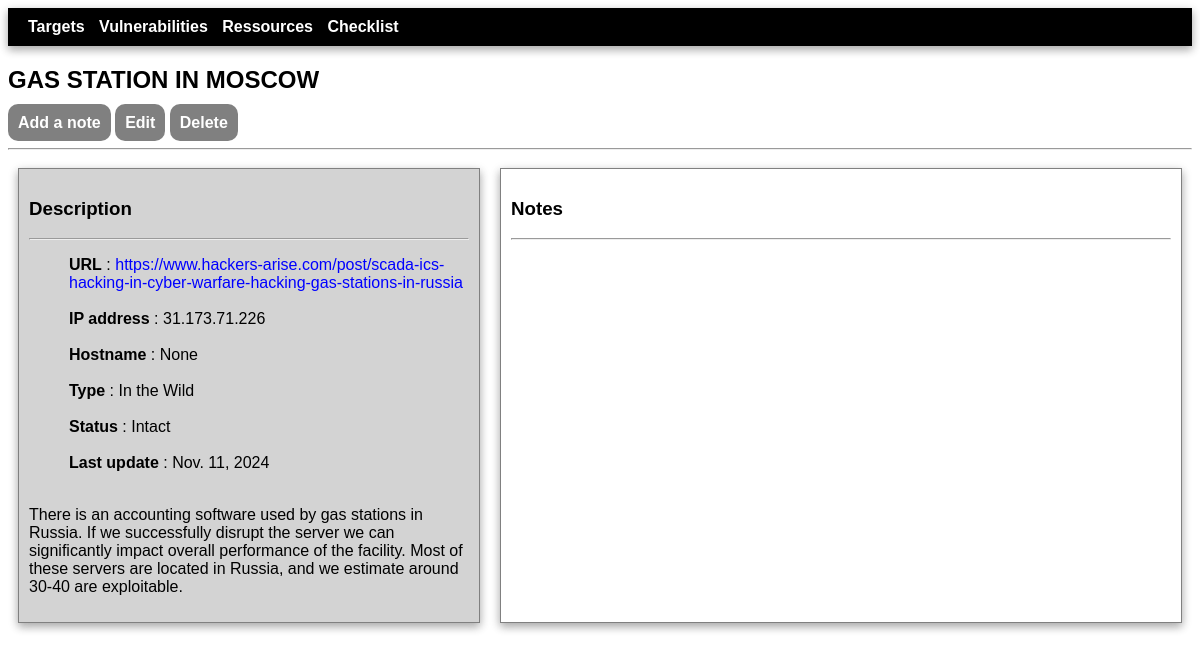
Screenshot of /target_detail/10/ with the database file from the repository.
### tms/models.py (models this page shows, shortened)
class Target(models.Model):
    class status(models.TextChoices):
        INTACT = 'Intact'
        FOOTHOLD = 'Foothold'
        ROOTED = 'Rooted'
    class type(models.TextChoices):
        CAPTURE_THE_FLAG = 'Capture the Flag'
        IN_THE_WILD = 'In the Wild'
        BUG_BOUNTY = 'Bug Bounty'
    name = models.fields.CharField(max_length=100, null=True)
    url = models.fields.URLField(null=True)
    description = models.fields.CharField(max_length=500, null=True, blank=True)
    ip = models.fields.CharField(max_length=15, null=True)
    hostname = models.fields.CharField(max_length=100, null=True, blank=True)
    status = models.fields.CharField(choices=status.choices, max_length=8, default='Intact')
    type = models.fields.CharField(choices=type.choices, max_length=16, default = 'Wild')
    last_update = models.fields.DateField(null=True, default=date.today())

### tms/views.py (the view)
# urls.py: path('target_detail/<int:id>/', views.target_detail, name='target-detail'),
def target_detail(request, id):
    target = Target.objects.get(id=id)
    notes = Note.objects.filter(linked_target=target.id)
    notes = notes.order_by('-id').values()
    return render(request, 'tms/target_detail.html', {'target': target, 'notes':notes})

### tms/templates/tms/target_detail.html (shortened to what this page needs)
{% extends 'tms/base.html' %}
{% block content %}
<h2>{{ target.name|upper }}</h2>
<div class="submenu">
    <p>
        <a href="{% url 'add-note' target.id %}">Add a note</a>
        <a href="{% url 'target-update' target.id %}">Edit</a>
        <a href="{% url 'target-delete' target.id %}">Delete</a>
    </p>
</div>
<hr>
<div class="flex-container">
    <div style="flex-basis: 40%; background-color: lightgrey; margin: 10px; border: solid grey 1px; padding: 10px; box-shadow: 0 4px 8px 0 rgba(0,0,0,0.2), 0 3px 10px 0 rgba(0,0,0,0.19);">
        <h3>Description</h3>
        <hr>
        <ul>
            <li><strong>URL</strong> : <a href="{{ target.url }}" target="_blank">{{ target.url }}</a></li><br>
            <li><strong>IP address</strong> : {{ target.ip }}</li><br>
            <li><strong>Hostname</strong> : {{ target.hostname }}</li><br>
            <li><strong>Type</strong> : {{ target.type }}</li><br>
            <li><strong>Status</strong> : {{ target.status }}</li><br>
            <li><strong>Last update</strong> : {{ target.last_update }}</li><br>
        </ul>
        {% if target.description %}
            <p>{{ target.description|linebreaks }}</p>
        {% endif %}
    </div>
    <div style="flex-basis: 60%; margin: 10px; border: solid grey 1px; padding: 10px; box-shadow: 0 4px 8px 0 rgba(0,0,0,0.2), 0 3px 10px 0 rgba(0,0,0,0.19);">
        <h3>Notes</h3>
        <hr>
    </div>
</div>
{% endblock %}

### tms/static/tms/styles.css (style rules this page uses)
* { font-family: Helvetica; }
.submenu a, form .button { background:grey; color: white; padding: 10px; font-weight: bold; border-radius: 10px; }
a { text-decoration: none; color: blue; }
ul { list-style-type: none; }
.flex-container { display: flex; }

### rows the page displays
Target: name "GAS STATION IN MOSCOW", url "https://www.hackers-arise.com/post/scada-ics-hacking-in-cyber-warfare-hacking-gas-stations-in-russia", ip "31.173.71.226", hostname "None", type "In the Wild", status "Intact", last_update "Nov. 11, 2024", description "There is an accounting software used by gas stations in Russia. If we successfully disrupt the server we can significantly impact overall performance of the facility. Most of these servers are located in Russia, and we estimate around 30-40 are exploitable."
